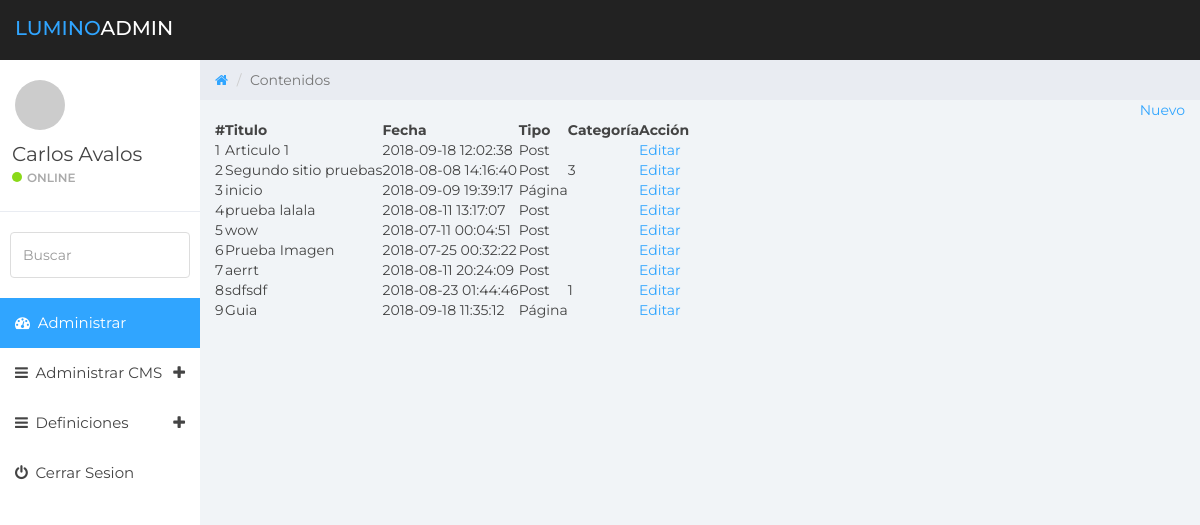
/public/admin/page-consultar.php (signed in), run on an earlier commit of the app's database.
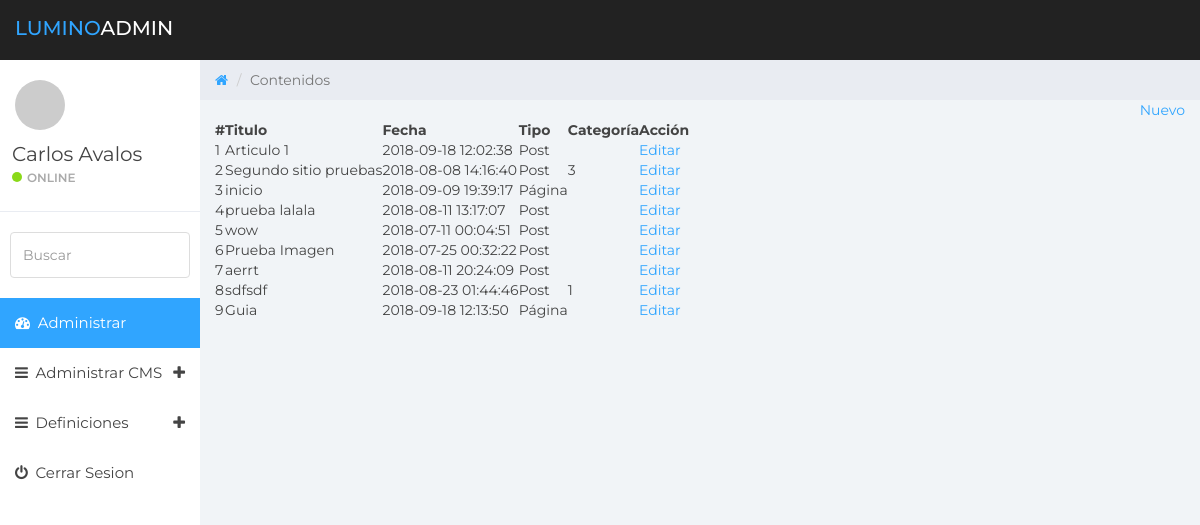
And on a later commit of the database.
### tables this page shows
CREATE TABLE `usuarios` (
  `id` int(11) NOT NULL,
  `usuario` varchar(30) NOT NULL,
  `password` varchar(50) NOT NULL,
  `id_personal` int(11) NOT NULL,
  `id_tipo` int(11) NOT NULL
);

CREATE TABLE `personal` (
  `id` int(11) NOT NULL,
  `nombre` varchar(50) NOT NULL
);

CREATE TABLE `contenidos` (
  `id` int(11) NOT NULL,
  `titulo` varchar(200) NOT NULL,
  `contenido` longtext NOT NULL,
  `fecha_publicacion` timestamp NOT NULL DEFAULT CURRENT_TIMESTAMP ON UPDATE CURRENT_TIMESTAMP,
  `tipo` varchar(20) NOT NULL,
  `categoria` varchar(100) NOT NULL,
  `alias` varchar(200) NOT NULL,
  `contacto` varchar(200) DEFAULT NULL,
  `direccion` varchar(200) DEFAULT NULL,
  `cod_zona` int(11) DEFAULT NULL,
  `urlimagen` varchar(200) DEFAULT NULL
);

### public/admin/lib/data.php (called while the page is built, shortened)
<?php
$path = dirname(__FILE__);
require_once( $path . '/../../../setting/mysql.php');
function retornar_tipo_contenido(){
  return ['PAGE'=>'Página', 'POST' => 'Post'];
}
function cargar_datos_contenidos(){
   $mysql = new Mysql();
   $sql = <<<SQL
   SELECT * FROM contenidos
SQL;
   $res = $mysql->search($sql);
   return $res;
   }
?>

### setting/mysql.php (called while the page is built, shortened)
<?php
class MySql{
    private $conn;
    public function connect(){
    try {
      $this->conn = new PDO("mysql:host=".Config::SERVERNAME.";dbname=".Config::DATABASE, Config::USERNAME, Config::PASSWORD);
      $this->conn->setAttribute(PDO::ATTR_ERRMODE, PDO::ERRMODE_EXCEPTION);
      return true;
    }catch(PDOException $e){
      echo "Connection failed: " . $e->getMessage();
      return false;
    }
    }
    public function search($sql){
      try{
      if($this->connect()){
        $stmt = $this->conn->prepare($sql);
        $stmt->execute();
        $stmt->setFetchMode(PDO::FETCH_ASSOC);
        return $stmt->fetchAll();
      }else{
        return array();
      }
      }catch(PDOEXception $e){
      echo $sql ."<br />". $e->getMessage();
      return false;
      }
    }
}
?>

### public/admin/page-consultar.php (the view)
<?php include('cabecera.php'); ?>
<?php include('sidebar.php'); ?>
<div class="col-sm-9 col-sm-offset-3 col-lg-10 col-lg-offset-2 main">
		<div class="row">
			<ol class="breadcrumb">
				<li><a href="#">
					<em class="fa fa-home"></em>
				</a></li>
				<li class="active">Contenidos</li>
			</ol>
		</div>
    <?php $res = cargar_datos_contenidos(); $array_type = retornar_tipo_contenido(); ?>
     <div class="mid-page" style="text-align:right;" >
      <a href="page-contenido.php" class="pure-button pure-button-primary">Nuevo</a>
     </div>
      <table class="pure-table">
      <thead>
        <tr>
          <th>#</th>
          <th>Titulo</th>
          <th>Fecha</th>
          <th>Tipo</th>
          <th>Categoría</th>
          <th>Acción</th>
        </tr>
      </thead>
      <tbody>
        <?php while(is_array($res) && list($k, $v) = each($res) ): ?>
        <tr>
          <td><?= $k+1 ?></td>
          <td><?= $v['titulo'] ?></td>
          <td><?= $v['fecha_publicacion'] ?></td>
          <td><?= $array_type [ $v['tipo'] ] ?></td>
          <td><?= $v['categoria'] ?></td>
          <td><a href="page-contenido.php?id=<?=$v['id']?>">Editar</a></td>
        </tr>
        <?php endwhile; ?>
      </tbody>
    </table>
	</div>
<?php include('footer.php'); ?>

### public/admin/cabecera.php (shortened to what this page needs)
<?php
	require '../../php/conexion.php';
	$idUsuario = $_SESSION['id_usuario'];
	$sql ="SELECT u.id, p.nombre FROM usuarios AS u INNER JOIN personal AS p ON u.id_personal=p.id WHERE u.id = '$idUsuario'";
		$result=$mysqli->query($sql);
		$row = $result->fetch_assoc();
?>
<?php require_once('lib\data.php'); ?>
<!DOCTYPE html>
<html>
<head>
	<link href="css/bootstrap.min.css" rel="stylesheet">
	<link href="css/font-awesome.min.css" rel="stylesheet">
	<link href="css/datepicker3.css" rel="stylesheet">
	<link href="css/styles.css" rel="stylesheet">
</head>
<body>

### public/admin/sidebar.php (shortened to what this page needs)
<nav class="navbar navbar-custom navbar-fixed-top" role="navigation">
  <div class="container-fluid">
    <div class="navbar-header">
      <a class="navbar-brand" href="#"><span>Lumino</span>Admin</a>
    </div>
  </div>
</nav>
<div id="sidebar-collapse" class="col-sm-3 col-lg-2 sidebar">
  <div class="profile-sidebar">
    <div class="profile-userpic">
      <img src="http://placehold.it/50/30a5ff/fff" class="img-responsive" alt="">
    </div>
    <div class="profile-usertitle">
      <div class="profile-usertitle-name"><?php echo ($row['nombre']); ?></div>
      <div class="profile-usertitle-status"><span class="indicator label-success"></span>Online</div>
    </div>
  </div>
  <form role="search">
    <div class="form-group">
      <input type="text" class="form-control" placeholder="Buscar">
    </div>
  </form>
  <ul class="nav menu">
    <li class="active"><a href="index.php"><em class="fa fa-dashboard">&nbsp;</em> Administrar</a></li>
    <li class="parent "><a data-toggle="collapse" href="#sub-item-1">
      <em class="fa fa-navicon">&nbsp;</em> Administrar CMS <span data-toggle="collapse" href="#sub-item-1" class="icon pull-right"><em class="fa fa-plus"></em></span>
      </a>
    </li>
    <li class="parent "><a data-toggle="collapse" href="#sub-item-2">
      <em class="fa fa-navicon">&nbsp;</em> Definiciones <span data-toggle="collapse" href="#sub-item-2" class="icon pull-right"><em class="fa fa-plus"></em></span>
      </a>
    </li>
    <li><a href="../../php/logout.php"><em class="fa fa-power-off">&nbsp;</em> Cerrar Sesion</a></li>
  </ul>
</div>

### public/admin/footer.php (shortened to what this page needs)
</body>
</html>

### public/admin/css/styles.css (style rules this page uses)
body { background: #f1f4f7; padding-top: 60px; font-size: 14px; color: #444444; font-family: "Montserrat", "Helvetica Neue", Helvetica, Arial, sans-serif; }
a, a:hover, a:focus { color: #30a5ff; }
input.form-control { border: 1px solid #ddd; box-shadow: none; height: 46px; }
.navbar-custom { background: #222; height: 60px; }
.navbar-header .navbar-brand { color: #fff; font-size: 20px; text-transform: uppercase; font-weight: 500; height: 60px; padding-top: 18px; }
.navbar-header .navbar-brand span { color: #30a5ff; }
.label-success { background-color: #8ad919; }
.navbar { border: 0; }
.sidebar { display: block; padding: 0; display: none; box-shadow: none; background: #fff; }
.sidebar ul { margin: 20px 0px; }
.sidebar form { padding: 10px 0 0 0; margin: 10px 10px 20px 10px; }
@media (min-width: 768px) { .sidebar { display: block; position: fixed; top: 60px; bottom: 0; left: 0; z-index: 1000; display: block; margin: 0; padding: 0; overflow-x: hidden; overflow-y: auto; } }
@media (min-width: 768px) { .navbar-header { width: 100%; } }
.sidebar ul.nav .active a, .sidebar ul.nav li.parent a.active, .sidebar ul.nav .active > a:hover, .sidebar ul.nav li.parent a.active:hover, .sidebar ul.nav .active > a:focus, .sidebar ul.nav li.parent a.active:focus { color: #fff; background-color: #30a5ff; }
.sidebar ul.nav li a { height: 50px; font-size: 15px; line-height: 2em; color: #444444; }
.profile-sidebar { padding: 10px 0; border-bottom: 1px solid #e9ecf2; }
.indicator { width: 10px; height: 10px; display: inline-block; border-radius: 9999px; margin-right: 5px; }
.profile-userpic img { float: left; margin: 10px 0px 0px 15px; width: 50px; height: 50px; border-radius: 9999px !important; }
.profile-usertitle { float: left; text-align: left; margin: 10px 0 0 12px; }
.profile-usertitle-name { font-size: 20px; margin-bottom: 0px; }
.profile-usertitle-status { text-transform: uppercase; color: #AAA; font-size: 12px; font-weight: 600; margin-bottom: 15px; }
.breadcrumb { border-radius: 0; padding: 10px 15px 10px 15px; background: #e9ecf2; margin: 0; }

What changed in the data, as far as the page shows it:
changed contenidos "Guia": fecha_publicacion "2018-09-18 11:35:12" → "2018-09-18 12:13:50"
